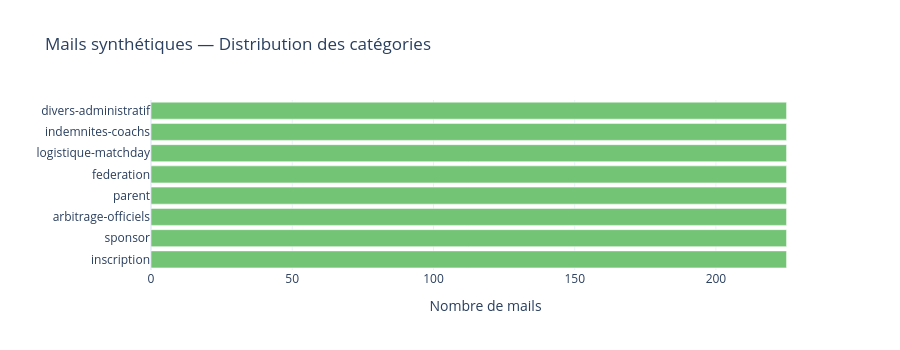

Notebook code cell kept with this figure:
### Code cell
# Distribution des catégories
counts_em = full_em['label'].value_counts().reset_index()
counts_em.columns = ['categorie', 'count']

fig = px.bar(
    counts_em, x='count', y='categorie', orientation='h',
    color='count', color_continuous_scale='Greens',
    title='Mails synthétiques — Distribution des catégories',
    labels={'count': 'Nombre de mails', 'categorie': ''},
    template=TEMPLATE,
)
fig.update_coloraxes(showscale=False)
fig.update_layout(height=350)
fig.show()

### Figure 1 — Plotly figure (JSON) as saved in the notebook; plotly's stock layout.template omitted (floating-point values rounded to 4 significant figures)
{"data": [{"hovertemplate": "Nombre de mails=%{marker.color}<br>=%{y}<extra></extra>", "legendgroup": "", "marker": {"color": [225, 225, 225, 225, 225, 225, 225, 225], "coloraxis": "coloraxis", "pattern": {"shape": ""}}, "name": "", "orientation": "h", "showlegend": false, "textposition": "auto", "type": "bar", "x": [225, 225, 225, 225, 225, 225, 225, 225], "xaxis": "x", "y": ["inscription", "sponsor", "arbitrage-officiels", "parent", "federation", "logistique-matchday", "indemnites-coachs", "divers-administratif"], "yaxis": "y"}], "layout": {"barmode": "relative", "coloraxis": {"colorbar": {"title": {"text": "Nombre de mails"}}, "colorscale": [[0.0, "rgb(247,252,245)"], [0.125, "rgb(229,245,224)"], [0.25, "rgb(199,233,192)"], [0.375, "rgb(161,217,155)"], [0.5, "rgb(116,196,118)"], [0.625, "rgb(65,171,93)"], [0.75, "rgb(35,139,69)"], [0.875, "rgb(0,109,44)"], [1.0, "rgb(0,68,27)"]], "showscale": false}, "height": 350, "legend": {"tracegroupgap": 0}, "title": {"text": "Mails synthétiques — Distribution des catégories"}, "xaxis": {"anchor": "y", "domain": [0.0, 1.0], "title": {"text": "Nombre de mails"}}, "yaxis": {"anchor": "x", "domain": [0.0, 1.0], "title": {"text": ""}}}}
